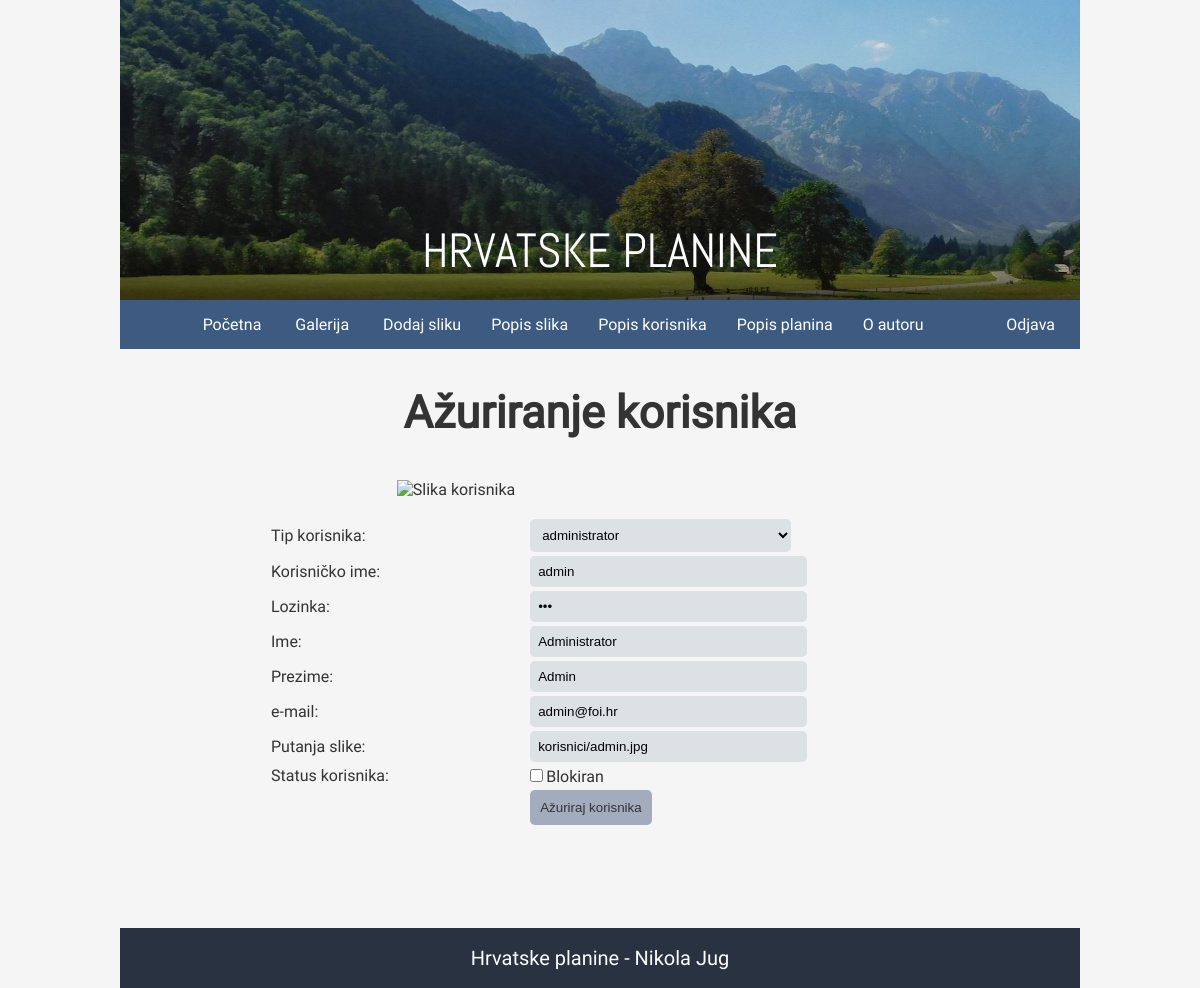
Screenshot of /azuriraj_korisnika.php?id=1 (signed in) with the database file from the repository.
### tables this page shows
CREATE TABLE IF NOT EXISTS `korisnik` (
  `korisnik_id` INT NOT NULL AUTO_INCREMENT,
  `tip_korisnika_id` INT NOT NULL,
  `korisnicko_ime` VARCHAR(50) NOT NULL,
  `lozinka` VARCHAR(50) NOT NULL,
  `ime` VARCHAR(50) NOT NULL,
  `prezime` VARCHAR(50) NOT NULL,
  `email` VARCHAR(100) NOT NULL,
  `blokiran` INT(1) NOT NULL,
  `slika` TEXT NULL,
  PRIMARY KEY (`korisnik_id`),
  INDEX `fk_korisnik_tip_korisnika_idx` (`tip_korisnika_id` ASC),
  CONSTRAINT `fk_korisnik_tip_korisnika`
    FOREIGN KEY (`tip_korisnika_id`)
    REFERENCES `tip_korisnika` (`tip_korisnika_id`)
    ON DELETE CASCADE
    ON UPDATE CASCADE);

CREATE TABLE IF NOT EXISTS `tip_korisnika` (
  `tip_korisnika_id` INT NOT NULL AUTO_INCREMENT,
  `naziv` VARCHAR(50) NOT NULL,
  PRIMARY KEY (`tip_korisnika_id`));

### public/baza.php (called while the page is built, shortened)
<?php
function izvrsiUpit($veza, $upit){
	$rezultat = mysqli_query($veza,$upit);
	return $rezultat;
}
?>

### public/azuriraj_korisnika.php (the view, shortened to what this page needs)
<?php
include_once("baza.php");
if (isset($_GET['id'])) {
    $veza = spojiSeNaBazu();
    $upit = "SELECT * FROM korisnik WHERE korisnik_id = '{$_GET['id']}'";
    $rezultat = izvrsiUpit($veza, $upit);
    while ($red = mysqli_fetch_array($rezultat)){
        $korisnik_id = $red['korisnik_id'];
        $tip_korisnika = $red['tip_korisnika_id'];
        $kor_ime = $red['korisnicko_ime'];
        $lozinka = $red['lozinka'];
        $ime = $red['ime'];
        $prezime = $red['prezime'];
        $email = $red['email'];
        $blokiran = $red['blokiran'];
        $slika = $red['slika'];
    }
}
$veza = spojiSeNaBazu();
$upit_tip_korisnika = "SELECT * FROM `tip_korisnika`";
$tipovi_korisnika = izvrsiUpit($veza, $upit_tip_korisnika);
?>
<!DOCTYPE html>
<html lang="hr">
    <head>
        <link rel="stylesheet" type="text/css" href="stil.css">
    </head>
    <body>
        <?php
        include_once("navigacija.php");
        ?>
        <section id="main">
            <h1>Ažuriranje korisnika</h1>
            <table class="tablica-dodaj">
                <tbody>
                    <tr>
                        <td></td>
                        <td><img src="<?=$url?>" class="slika-azuriraj" alt="Slika korisnika"/></td>
                    </tr>
                        <form id=azuriraj-korisnika name=azuriraj-korisnika method="POST" action="<?= $_SERVER['PHP_SELF'];?>">
                    <tr>
                        <td><label for="korisnik-tip">Tip korisnika:</label></td>
                        <td><select name="korisnik-tip" autofocus required class="galerija-filtracija dodaj-azuriraj">
                    <?php
                        while ($red = mysqli_fetch_array($tipovi_korisnika)) {
                            $tip_korisnika_baza = $red['tip_korisnika_id'];
                            $naziv = $red['naziv'];
                            echo "<option value='{$tip_korisnika_baza}'";
                            if ($tip_korisnika_baza == $tip_korisnika) echo " selected";
                            echo ">{$naziv}</option>";
                        }
                    ?>
                    </select></td>
                    </tr>
                    <tr>
                        <td><label for="kor-ime">Korisničko ime:</label></td>
                        <td><input type="text" name="kor-ime" required class="galerija-filtracija dodaj-azuriraj" value="<?=$kor_ime?>"></td>
                    </tr>
                    <tr>
                        <td><label for="lozinka">Lozinka:</label></td>
                        <td><input type="password" name="lozinka" class="galerija-filtracija dodaj-azuriraj" required value="<?=$lozinka?>"></td>
                    </tr>
                    <tr>
                        <td><label for="ime">Ime:</label></td>
                        <td><input type="text" name="ime" class="galerija-filtracija dodaj-azuriraj" value="<?=$ime?>" required></td>
                    </tr>
                    <tr>
                        <td><label for="prezime">Prezime:</label></td>
                        <td><input type="text" name="prezime" class="galerija-filtracija dodaj-azuriraj" required value="<?=$prezime?>"></td>
                    </tr>
                    <tr>
                        <td><label for="email">e-mail:</label></td>
                        <td><input type="text" name="email" class="galerija-filtracija dodaj-azuriraj" required value="<?=$email?>"></td>
                    </tr>
                    <tr>
                        <td><label for="slika">Putanja slike:</label></td>
                        <td><input type="text" name="slika" class="galerija-filtracija dodaj-azuriraj" required value="<?=$slika?>"></td>
                    </tr>
                    <tr>
                        <td><label for="status">Status korisnika:</label></td>
                        <td><input type="checkbox" name="status" style="margin-left: 10em" value=1 <?php if ($blokiran == 1) echo 'checked'; ?> >Blokiran<input type="hidden" name="id-korisnik" value="<?=$korisnik_id?>"></td>
                    </tr>
                    <tr>
                        <td></td>
                        <td><input type="submit" name="azuriraj-korisnika-submit" style="margin-left: 10em" id="azuriraj-korisnika-submit" class="gumb" value="Ažuriraj korisnika"></td>
                    </tr>
                        </form>
                </tbody>
            </table>
        </section>
        <?php include_once("podnozje.php");?>
    </body>
</html>

### public/stil.css (style rules this page uses)
body { width: 60%; min-width: 750px; margin: 0 auto; background-color: #f5f5f5; font-family: 'Roboto', sans-serif; color: #333; }
#main { min-height: calc(100vh - 349px - 180px); }
.galerija-filtracija { background-color: #DCE1E3; padding: 8px; border: none; border-radius: 5px; }
.dodaj-azuriraj { width: 80%; margin-left: 10em; }
.tablica-dodaj { margin-left: 15%; }
.tablica-dodaj > tbody > tr:nth-child(even) { background-color: #f5f5f5; }
option { font-size: 1.1em; }
h1 { text-align: center; font-size: 45px; }
.gumb { border:none; border-radius: 5px; background-color: #a2acbd; color: #333; padding: 10px; }
.slika-azuriraj { width: 400px; margin-right: 3em; margin-bottom: 1em; }
table { font-size: 16px; }
tbody > tr:nth-child(even) { background-color: #DCE1E3; }
td { padding-left: 5px; }
@media (max-width: 1600px) { body { width: 80%; } }

### rows the page displays
korisnik: korisnik-tip "administrator", kor-ime "admin", ime "Administrator", prezime "Admin", email "admin@foi.hr", slika "korisnici/admin.jpg"
